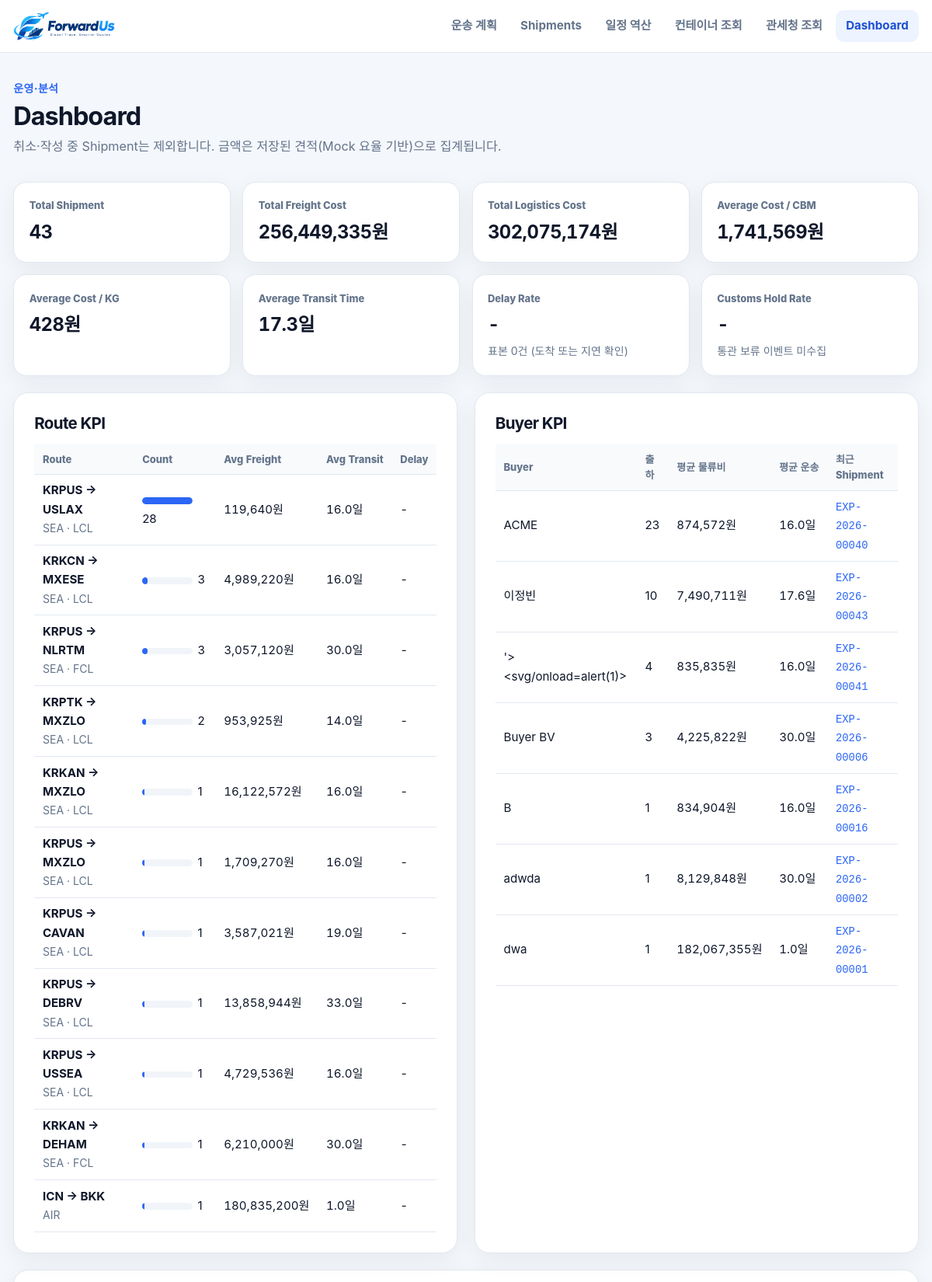
/dashboard (upper part), run on the app's committed database.
### forwardus/app/models/buyer.py (models this page shows, shortened)
class Buyer(db.Model):
    __tablename__ = "buyers"
    id = db.Column(db.Integer, primary_key=True)
    name = db.Column(db.String(200), nullable=False)
    country = db.Column(db.String(100), nullable=False, default="")
    address = db.Column(db.String(500), nullable=False, default="")
    contact_email = db.Column(db.String(200), nullable=False, default="")
    created_at = db.Column(db.DateTime, nullable=False, default=utc_now)
    shipments = db.relationship("Shipment", back_populates="buyer")

### forwardus/app/models/shipment.py (models this page shows, shortened)
class Shipment(db.Model):
    __tablename__ = "shipments"
    id = db.Column(db.Integer, primary_key=True)
    shipment_id = db.Column(db.String(20), nullable=False, unique=True, index=True)
    project_name = db.Column(db.String(200), nullable=False)
    user_id = db.Column(db.Integer, nullable=True)
    buyer_id = db.Column(db.Integer, db.ForeignKey("buyers.id"), nullable=True)
    trade_type = db.Column(db.String(10), nullable=False, default="export")
    transport_mode = db.Column(db.String(10), nullable=False)  # SEA | AIR
    sea_mode = db.Column(db.String(10), nullable=True)  # FCL | LCL | None
    origin_code = db.Column(db.String(10), nullable=False)
    origin_name = db.Column(db.String(200), nullable=False, default="")
    destination_code = db.Column(db.String(10), nullable=False)
    destination_name = db.Column(db.String(200), nullable=False, default="")
    destination_country = db.Column(db.String(100), nullable=False, default="")
    requested_departure_date = db.Column(db.Date, nullable=True)
    cargo_ready_date = db.Column(db.Date, nullable=True)
    etd = db.Column(db.Date, nullable=True)
    eta = db.Column(db.Date, nullable=True)
    planned_eta = db.Column(db.Date, nullable=True)
    buyer_required_date = db.Column(db.Date, nullable=True)
    incoterms = db.Column(db.String(3), nullable=False)
    currency = db.Column(db.String(3), nullable=False, default="USD")
    invoice_value = db.Column(db.Float, nullable=False)
    exporter_name = db.Column(db.String(200), nullable=False, default="")
    exporter_address = db.Column(db.String(500), nullable=False, default="")
    notify_party = db.Column(db.String(300), nullable=False, default="SAME AS CONSIGNEE")
    exporter_business_no = db.Column(db.String(20), nullable=False, default="")
    customs_trade_kind = db.Column(db.String(4), nullable=False, default="11")
    customs_payment_method = db.Column(db.String(4), nullable=False, default="TT")
    country_of_origin = db.Column(db.String(60), nullable=False, default="KR · 대한민국")
    bl_no = db.Column(db.String(30), nullable=False, default="")
    export_declaration_no = db.Column(db.String(20), nullable=False, default="")
    cargo_no = db.Column(db.String(20), nullable=False, default="")
    carrier = db.Column(db.String(100), nullable=True)
    vessel_or_flight = db.Column(db.String(100), nullable=True)
    transit_days = db.Column(db.Integer, nullable=True)
    is_direct = db.Column(db.Boolean, nullable=True)
    freight_usd = db.Column(db.Float, nullable=True)
    schedule_source = db.Column(db.String(20), nullable=True)
    status = db.Column(db.String(20), nullable=False, default="draft")
    created_at = db.Column(db.DateTime, nullable=False, default=utc_now)
    updated_at = db.Column(db.DateTime, nullable=False, default=utc_now, onupdate=utc_now)
    buyer = db.relationship("Buyer", back_populates="shipments")
    cargos = db.relationship("Cargo", back_populates="shipment", cascade="all, delete-orphan",
                             order_by="Cargo.line_no")
    documents = db.relationship("TradeDocument", back_populates="shipment", cascade="all, delete-orphan")
    requirement_documents = db.relationship(
        "RequirementDocument", back_populates="shipment", cascade="all, delete-orphan",
        order_by="RequirementDocument.uploaded_at")
    tracking_events = db.relationship(
        "TrackingEvent",
        back_populates="shipment",
        cascade="all, delete-orphan",
        order_by="TrackingEvent.event_time",
    )
    costs = db.relationship("ShipmentCost", back_populates="shipment", cascade="all, delete-orphan")
    payments = db.relationship(
        "Payment", back_populates="shipment", cascade="all, delete-orphan", order_by="Payment.due_date"
    )
    @property
    def status_label(self) -> str:
        return STATUS_LABELS.get(self.status, self.status)
    @property
    def mode_label(self) -> str:
        if self.transport_mode == "AIR":
            return "AIR"
        return f"SEA · {self.sea_mode}" if self.sea_mode else "SEA"
    @property
    def total_cost_krw(self) -> int:
        return int(sum(cost.krw_amount for cost in self.costs))
    @property
    def delay_days(self) -> int:
        if self.eta and self.planned_eta:
            return (self.eta - self.planned_eta).days
        return 0

### forwardus/app/routes/dashboard.py (the view)
@dashboard_bp.get("")
def index():
    return render_template("dashboard/index.html", **analytics_service.build_dashboard())

### forwardus/app/collectors/ai_client.py (called while the page is built)
def available() -> bool:
    return bool(get_config("AI_API_KEY", ""))

### forwardus/app/collectors/base_client.py (called while the page is built)
def get_config(key: str, default: Any = None) -> Any:
    if has_app_context():
        return current_app.config.get(key, default)
    return getattr(Config, key, default)

### forwardus/app/repositories/shipment_repository.py (called while the page is built)
def list_shipments(status: str | None = None) -> list[Shipment]:
    query = Shipment.query
    if status:
        query = query.filter_by(status=status)
    return query.order_by(Shipment.created_at.desc()).all()

### forwardus/app/services/analytics_service.py (called while the page is built)
def _avg(values: list[float]) -> float | None:
    return sum(values) / len(values) if values else None

def _freight_krw(shipment) -> int:
    return sum(cost.krw_amount for cost in shipment.costs if cost.category == "Freight")

### forwardus/app/services/support_chat_service.py (called while the page is built)
def available() -> bool:
    return ai_client.available()

def intro() -> dict:
    return {
        "greeting": GREETING,
        "suggestions": list(SUGGESTIONS),
        "available": available(),
        "offline_note": ("AI 상담 키(AI_API_KEY)가 없어 지금은 답변할 수 없습니다. "
                         ".env에 키를 넣으면 바로 동작합니다."),
        "lookup_links": [
            {"label": link["label"], "url": link["url"]}
            for link in export_requirements.LOOKUP_LINKS.values()
        ][:3],
    }

### forwardus/app/templates/dashboard/index.html (shortened to what this page needs)
{% extends "base.html" %}
{% from "_macros.html" import status_badge %}
{% block head %}<link rel="stylesheet" href="{{ static_url('css/dashboard.css') }}">{% endblock %}
{% block content %}
  <div class="page_head">
    <div>
      <p class="eyebrow">운영·분석</p>
      <h1>Dashboard</h1>
      <p class="muted">취소·작성 중 Shipment는 제외합니다. 금액은 저장된 견적(Mock 요율 기반)으로 집계됩니다.</p>
    </div>
  </div>
  <section class="kpi_grid">
    <div class="kpi_card"><small>Total Shipment</small><b>{{ kpi.total_shipments }}</b></div>
    <div class="kpi_card"><small>Total Freight Cost</small><b>{{ kpi.total_freight_krw|won }}</b></div>
    <div class="kpi_card"><small>Total Logistics Cost</small><b>{{ kpi.total_logistics_krw|won }}</b></div>
    <div class="kpi_card"><small>Average Cost / CBM</small><b>{{ kpi.avg_cost_per_cbm|won }}</b></div>
    <div class="kpi_card"><small>Average Cost / KG</small><b>{{ kpi.avg_cost_per_kg|won }}</b></div>
    <div class="kpi_card"><small>Average Transit Time</small><b>{{ kpi.avg_transit_days|num(1) }}{% if kpi.avg_transit_days is not none %}일{% endif %}</b></div>
    <div class="kpi_card"><small>Delay Rate</small><b>{% if kpi.delay_rate is not none %}{{ kpi.delay_rate|num(1) }}%{% else %}-{% endif %}</b><span class="muted small">표본 {{ kpi.delay_sample }}건 (도착 또는 지연 확인)</span></div>
    <div class="kpi_card"><small>Customs Hold Rate</small><b>-</b><span class="muted small">통관 보류 이벤트 미수집</span></div>
  </section>
  <div class="grid two">
    <section class="card">
      <h2>Route KPI</h2>
      {% if routes %}
        <table class="table compact">
          <thead><tr><th>Route</th><th>Count</th><th class="num">Avg Freight</th><th class="num">Avg Transit</th><th class="num">Delay</th></tr></thead>
          <tbody>
            {% for r in routes %}
              <tr>
                <td><b>{{ r.route }}</b><br><span class="muted small">{{ r.mode }}</span></td>
                <td><div class="bar"><span style="width: {{ (r.count / max_route_count * 100)|round }}%"></span></div>{{ r.count }}</td>
                <td class="num">{{ r.avg_freight_krw|won }}</td>
                <td class="num">{{ r.avg_transit_days|num(1) }}일</td>
                <td class="num">{% if r.delay_rate is not none %}{{ r.delay_rate|num(0) }}%{% else %}-{% endif %}</td>
              </tr>
            {% endfor %}
          </tbody>
        </table>
      {% else %}<p class="muted">데이터가 없습니다.</p>{% endif %}
    </section>
    <section class="card">
      <h2>Buyer KPI</h2>
      {% if buyers %}
        <table class="table compact">
          <thead><tr><th>Buyer</th><th>출하</th><th class="num">평균 물류비</th><th class="num">평균 운송</th><th>최근 Shipment</th></tr></thead>
          <tbody>
            {% for b in buyers %}
              <tr>
                <td>{{ b.buyer }}</td>
                <td>{{ b.count }}</td>
                <td class="num">{{ b.avg_cost_krw|won }}</td>
                <td class="num">{{ b.avg_transit_days|num(1) }}일</td>
                <td><a class="mono" href="{{ url_for('shipment.detail', shipment_id=b.latest_shipment.shipment_id) }}">{{ b.latest_shipment.shipment_id }}</a></td>
              </tr>
            {% endfor %}
          </tbody>
        </table>
      {% else %}<p class="muted">데이터가 없습니다.</p>{% endif %}
    </section>
  </div>
  <section class="card">
  </section>
{% endblock %}

### forwardus/app/static/css/base.css (style rules this page uses)
:root { --blue: #2b66f6; --blue_dark: #1c4fd0; --blue_soft: #edf3ff; --navy: #0b1530; --ink: #0f172a; --muted: #64748b; --line: #e2e8f0; --surface: #f4f7fb; --white: #fff; --green: #0a9f78; --green_soft: #e6f7f1; --amber: #b86e00; --amber_soft: #fff5e1; --red: #d93b3b; --red_soft: #fdecec; --radius: 18px; --shadow: 0 8px 28px rgba(15, 23, 42, .06); }
* { box-sizing: border-box; }
html { scroll-behavior: smooth; }
:root { --ui_scale: 1.15; }
@media (max-width: 1280px) { :root { --ui_scale: 1.08; } }
body { margin: 0; min-width: 320px; background: var(--surface); color: var(--ink); font-family: Pretendard, "Noto Sans KR", -apple-system, BlinkMacSystemFont, "Segoe UI", sans-serif; font-size: 15px; line-height: 1.6; -webkit-font-smoothing: antialiased; zoom: var(--ui_scale); }
a { color: var(--blue); text-decoration: none; }
h1, h2, h3 { letter-spacing: -.03em; line-height: 1.3; }
h1 { font-size: clamp(24px, 3vw, 30px); margin: 4px 0; }
h2 { font-size: 19px; margin: 0 0 12px; }
p { margin: 0 0 10px; }
.muted { color: var(--muted); }
.small { font-size: 13px; }
.mono { font-family: ui-monospace, SFMono-Regular, Menlo, Consolas, monospace; font-size: .92em; }
.num { text-align: right; font-variant-numeric: tabular-nums; white-space: nowrap; }
.eyebrow { margin: 0; color: var(--blue); font-size: 13px; font-weight: 800; letter-spacing: .02em; }
.card { background: #fff; border: 1px solid var(--line); border-radius: var(--radius); padding: 24px; box-shadow: var(--shadow); margin-bottom: 20px; min-width: 0; }
.grid { display: grid; gap: 20px; }
.grid.two { grid-template-columns: repeat(2, minmax(0, 1fr)); }
.grid > .card { margin-bottom: 0; }
.grid + .card, .grid + .grid { margin-top: 20px; }
.page_head { display: flex; align-items: flex-start; justify-content: space-between; gap: 16px; margin-bottom: 20px; flex-wrap: wrap; }
.table { width: 100%; border-collapse: collapse; font-size: 14px; }
.table th, .table td { padding: 11px 14px; border-bottom: 1px solid var(--line); text-align: left; vertical-align: middle; }
.table th { color: var(--muted); font-size: 12px; font-weight: 800; background: #f8fafc; }
.table.compact th, .table.compact td { padding: 8px 10px; }
.card > .table { display: block; overflow-x: auto; }

### forwardus/app/static/css/dashboard.css (style rules this page uses)
.kpi_grid { display: grid; grid-template-columns: repeat(4, minmax(0, 1fr)); gap: 14px; margin-bottom: 20px; }
.kpi_card { display: grid; gap: 4px; align-content: start; padding: 18px; background: #fff; border: 1px solid var(--line); border-radius: 16px; box-shadow: var(--shadow); }
.kpi_card small { color: var(--muted); font-weight: 800; font-size: 12px; }
.kpi_card b { font-size: 22px; letter-spacing: -.02em; font-variant-numeric: tabular-nums; }
.bar { display: inline-block; width: 60px; height: 8px; background: #f1f5f9; border-radius: 999px; overflow: hidden; margin-right: 6px; vertical-align: middle; }
.bar span { display: block; height: 100%; background: var(--blue); border-radius: 999px; }

### data on the page
Buyer: buyer "ACME", count "23", avg_cost_krw|won "874,572원", avg_transit_days|num "16.0", latest_shipment.shipment_id "EXP-2026-00040"
Buyer: buyer "이정빈", count "10", avg_cost_krw|won "7,490,711원", avg_transit_days|num "17.6", latest_shipment.shipment_id "EXP-2026-00043"
Buyer: buyer "'><svg/onload=alert(1)>", count "4", avg_cost_krw|won "835,835원", avg_transit_days|num "16.0", latest_shipment.shipment_id "EXP-2026-00041"
Buyer: buyer "Buyer BV", count "3", avg_cost_krw|won "4,225,822원", avg_transit_days|num "30.0", latest_shipment.shipment_id "EXP-2026-00006"
Shipment: latest_shipment.shipment_id "EXP-2026-00016"
Buyer: buyer "adwda", count "1", avg_cost_krw|won "8,129,848원", avg_transit_days|num "30.0", latest_shipment.shipment_id "EXP-2026-00002"
Buyer: buyer "dwa", count "1", avg_cost_krw|won "182,067,355원", avg_transit_days|num "1.0", latest_shipment.shipment_id "EXP-2026-00001"

### other printed values
{{ kpi.total_shipments }} "43"
{{ kpi.total_freight_krw|won }} "256,449,335원"
{{ kpi.total_logistics_krw|won }} "302,075,174원"
{{ kpi.avg_cost_per_cbm|won }} "1,741,569원"
{{ kpi.avg_cost_per_kg|won }} "428원"
{{ kpi.avg_transit_days|num(1) }} "17.3"
{{ kpi.delay_sample }} "0"
{{ r.route }} "KRPUS → USLAX" "KRKCN → MXESE" "KRPUS → NLRTM" "KRPTK → MXZLO" "KRKAN → MXZLO" "KRPUS → MXZLO" "KRPUS → CAVAN" "KRPUS → DEBRV" "KRPUS → USSEA" "KRKAN → DEHAM" "ICN → BKK"
{{ r.mode }} "SEA · LCL" "SEA · LCL" "SEA · FCL" "SEA · LCL" "SEA · LCL" "SEA · LCL" "SEA · LCL" "SEA · LCL" "SEA · LCL" "SEA · FCL" "AIR"
{{ r.count }} "28" "3" "3" "2" "1" "1" "1" "1" "1" "1" "1"
{{ r.avg_freight_krw|won }} "119,640원" "4,989,220원" "3,057,120원" "953,925원" "16,122,572원" "1,709,270원" "3,587,021원" "13,858,944원" "4,729,536원" "6,210,000원" "180,835,200원"
{{ r.avg_transit_days|num(1) }} "16.0" "16.0" "30.0" "14.0" "16.0" "16.0" "19.0" "33.0" "16.0" "30.0" "1.0"
{{ b.buyer }} "B"
{{ b.count }} "1"
{{ b.avg_cost_krw|won }} "834,904원"
